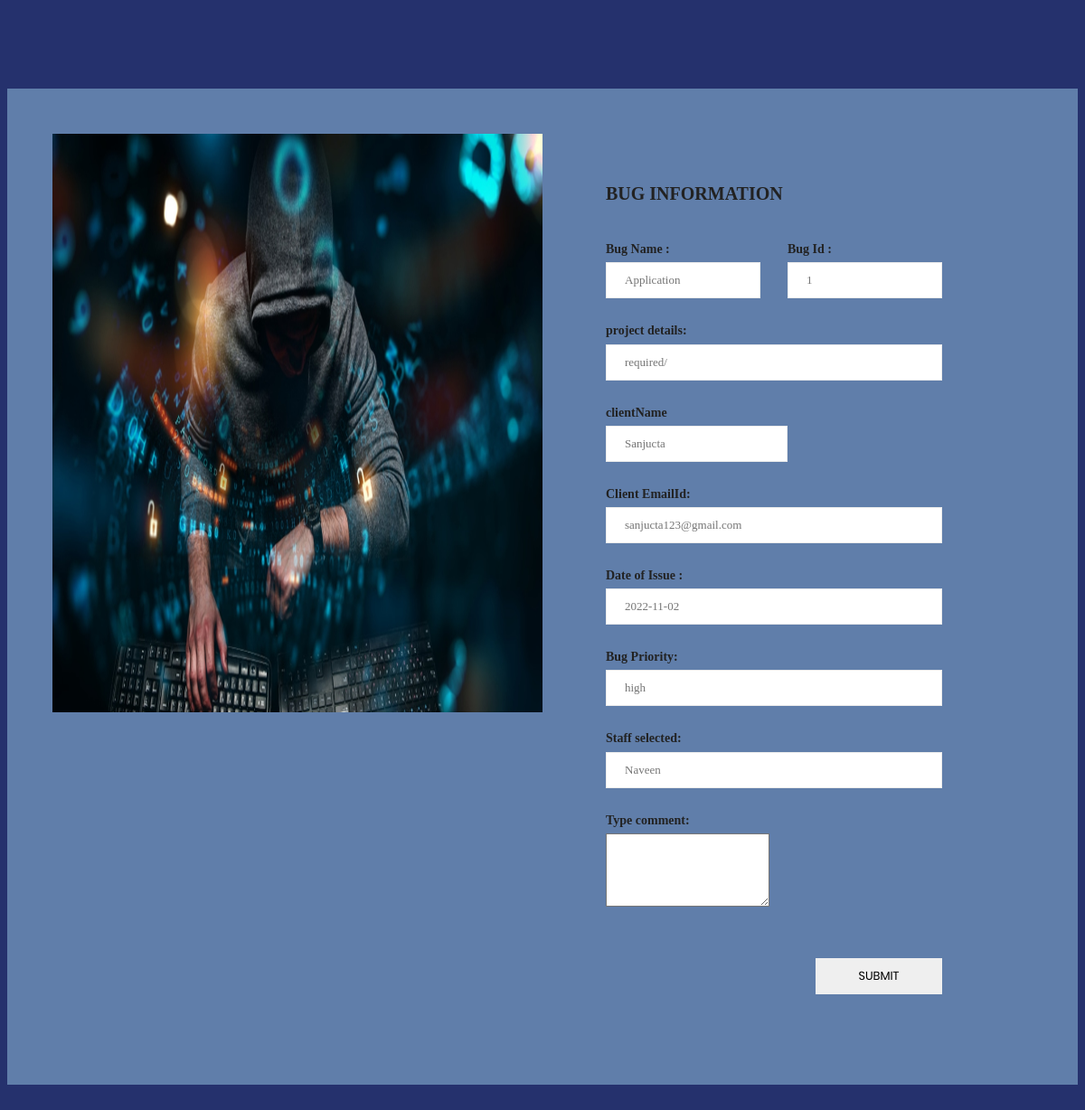
/BugDisplayStaff1 (signed in), run on the app's committed database.
### main.py (models this page shows)
class Bugs(UserMixin,db.Model):
    __tablename__ = "Bugs"
    id = db.Column(db.Integer, primary_key=True)
    BugName = db.Column(db.String(100), unique=True)
    Description = db.Column(db.String(1000))
    Environment= db.Column(db.String(100))
    BugDate = db.Column(db.Integer)
    Client_Name = db.Column(db.String(100))
    BugPriority=db.Column(db.String(100))
    Phone_No = db.Column(db.Integer)
    Email_of_client = db.Column(db.String(1000))
    staff_Name=db.Column(db.String(1000))
    comment = relationship("Comment", back_populates="Parent_Bug")
    Status = db.Column(db.String(100))

### main.py (the view)
@app.route("/BugDisplayStaff<int:TicketNo>", methods=["GET", "POST"])
def BugDisplayStaff(TicketNo):
    BugToDisplay = Bugs.query.filter_by(id=TicketNo).one()
    if request.method=="POST":
        textdata=request.form.get("comment")
        new_comment = Comment(text=textdata, comment_staff=current_user,Parent_Bug=BugToDisplay)
        db.session.add(new_comment)
        db.session.commit()
        return redirect(url_for("viewBugsStaff"))
    return render_template("BugDisplayStaff.html", Bug=BugToDisplay ,staffName=current_user.name)

### main.py (called while the page is built)
def st():
    @login_manager.user_loader
    def load_user1(user_id):
        return staff.query.get(int(user_id))

### template/BugDisplayStaff.html (shortened to what this page needs)
<!DOCTYPE html>
<html lang="en">
<head>
    <link rel="stylesheet" href="static/asset3/fonts/material-icon/css/material-design-iconic-font.min.css">
    <link rel="stylesheet" href="static/assets3/css/style.css">
</head>
<body>
    <div class="main">
        <div class="container">
            <div class="signup-content">
                <div class="signup-img">
                    <img src="static/assets3/images/img_2.png" style="height:640px;" alt="">
                </div>
                <div class="signup-form">
                    <form method="POST" class="register-form" id="register-form">
                        <h2>Bug Information</h2>
                        <div class="form-row">
                            <div class="form-group">
                                <label for="name"> Bug Name :</label>
                                <input type="text" name="name" id="name" readonly placeholder={{Bug.BugName}} required/>
                            </div>
                            <div class="form-group">
                                <label for="BugID">Bug Id :</label>
                                <input type="text" name="BugID" id="BugID" readonly placeholder={{Bug.id}}  required/>
                            </div>
                        </div>
                        <div class="form-group">
                            <label for="project">project details:</label>
                            <input type="text" name="Project" id="Project"readonly placeholder={{Bug.description}}  required/>
                        </div>
                        <div class="form-row">
                            <div class="form-group">
                              <label for="clientName">clientName</label>
                            <input type="text" name="clientName" id="clientName"readonly placeholder={{Bug.Client_Name}}  required/>
                                </div>
                            </div>
                            <div class="form-group">
                                <label >Client EmailId:</label>
                                <div class="form-select">
                                    <input type="text" name="clientEmailId" id="clientEmailId"readonly placeholder={{Bug.Email_of_client }}  required/>
                                </div>
                            </div>
                        <div class="form-group">
                            <label for="date">Date of Issue :</label>
                            <input type="text" name="date" id="date" readonly placeholder={{Bug.BugDate}}  required/>
                        </div>
                        <div class="form-group">
                            <label >Bug Priority:</label>
                             <input type="text" name="priority" id="priority" readonly placeholder={{Bug.BugPriority}}  required/>
                            </div>
                          <div class="form-group">
                                <label >Staff selected:</label>
                                <div class="form-select">
                                    <input type="text" name="StaffSelected" id="StaffSelected"readonly placeholder={{staffName}}  required/>
                                </div>
                            </div>
                         <div class="form-group">
                                <label >Type comment:</label>
                                <div class="form-select">
                                    <textarea  id="comment" rows="5" name="comment"></textarea>
                                </div>
                            </div>
                            <div class="form-submit">
                          <input type="Submit" name="Submit" class="submit" value="SUBMIT">
                        </div>
                    </form>
                </div>
            </div>
        </div>
    </div>
</body>
</html>

### static/assets3/css/style.css (style rules this page uses)
display-flex, .signup-content, .form-row, .form-radio, .select-icon, .select-icon i { display: flex; display: -webkit-flex; }
input, select, textarea { outline: none; appearance: unset !important; -moz-appearance: unset !important; -webkit-appearance: unset !important; -o-appearance: unset !important; -ms-appearance: unset !important; }
img { max-width: 100%; height: auto; }
h2 { line-height: 1.66; margin: 0; padding: 0; font-weight: 700; color: #222; font-family: 'Montserrat'; font-size: 20px; text-transform: uppercase; margin-bottom: 32px; }
body { font-size: 13px; line-height: 1.8; color: #222; font-weight: 400; background: #25316D; padding: 90px 0; }
.container { position: relative; margin: auto; padding:50px; background:#607EAA; }
.signup-img, .signup-form { width: 50%; }
.signup-img { margin-bottom: -7px; }
.register-form { padding: 50px 100px 50px 70px; }
.form-row { margin: 0 -15px; }
.form-row .form-group { width: 50%; padding: 0 15px; }
.form-group { margin-bottom: 23px; position: relative; }
input, select { display: block; width: 100%; border: 1px solid #ebebeb; padding: 11px 20px; box-sizing: border-box; font-family: 'Montserrat'; font-weight: 500; font-size: 13px; }
label { font-size: 14px; font-weight: bold; font-family: 'Montserrat'; margin-bottom: 2px; display: block; }
.form-select { position: relative; }
.form-submit { text-align: right; padding-top: 27px; }
.submit { width: 140px; height: 40px; display: inline-block; font-family: 'Poppins'; font-weight: 400; font-size: 13px; padding: 10px; border: none; cursor: pointer; }

### data on the page
Bugs: BugID "1", clientEmailId "sanjucta123@gmail.com", date "2022-11-02", priority "high"
